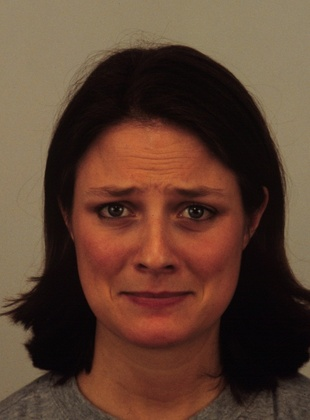
%> input picture Introduction to Facial Micro Expressions Analysis Using Color and Depth Images a Matlab Coding Approach/KDEF_Sad.JPG, 310 x 420 px, shrunk from 562 x 762 before the run
$ octave c.3.4_Butterworth.m   (GNU Octave 9; MATLAB toolbox functions it lacks are replaced by stand-ins)
%> lines starting %> are read from the running program, lines starting %| are printed output that depends on the picture
### Introduction to Facial Micro Expressions Analysis Using Color and Depth Images a Matlab Coding Approach/butterworthbpf.m
function filtered_image = butterworthbpf(I,d0,d1,n)
% Butterworth Bandpass Filter
%   I = The input grey scale image
%   d0 = Lower cut off frequency
%   d1 = Higher cut off frequency
%   n = order of the filter
% The function makes use of the simple principle that a bandpass filter
% can be obtained by multiplying a lowpass filter with a high pass filter
% where the lowpass filter has a higher cut off frequency than the high pass filter.
f = double(I);
[nx ny] = size(f);
f = uint8(f);
fftI = fft2(f,2*nx-1,2*ny-1);
fftI = fftshift(fftI);

subplot(1,4,1)
imshow(f,[]);
title('Original Image')
subplot(1,4,2)
imshow(log(1+abs(fftI)),[]);
title('Image in Fourier Domain')
% Initialize filter.
filter1 = ones(2*nx-1,2*ny-1);
filter2 = ones(2*nx-1,2*ny-1);
filter3 = ones(2*nx-1,2*ny-1);

for i = 1:2*nx-1
    for j =1:2*ny-1
        dist = ((i-(nx+1))^2 + (j-(ny+1))^2)^.5;
        % Create Butterworth filter.
        filter1(i,j)= 1/(1 + (dist/d1)^(2*n));
        filter2(i,j) = 1/(1 + (dist/d0)^(2*n));
        filter3(i,j)= 1.0 - filter2(i,j);
        filter3(i,j) = filter1(i,j).*filter3(i,j);
    end
end
% Update image with passed frequencies.
filtered_image = fftI + filter3.*fftI;

subplot(1,4,3)
imshow(log(1+abs(filter3)),[]);
title('Filter Image')
filtered_image = ifftshift(filtered_image);
filtered_image = ifft2(filtered_image,2*nx-1,2*ny-1);
filtered_image = real(filtered_image(1:nx,1:ny));
filtered_image = uint8(filtered_image);

subplot(1,4,4)
imshow(filtered_image,[])
title('Filtered Image')

### Introduction to Facial Micro Expressions Analysis Using Color and Depth Images a Matlab Coding Approach/c.3.4_Butterworth.m
ima = imread('KDEF_Sad.jpg');
%> ima is the input picture: size 420x310x3 uint8; mean R, G, B 93.5, 64.9, 49.3
ima = rgb2gray(ima);
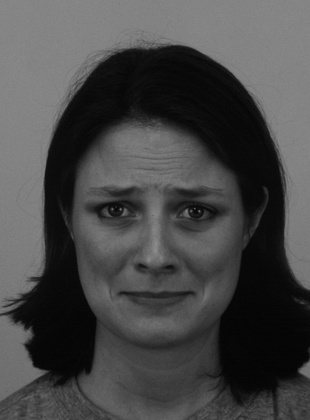
%> ima: size 420x310 uint8; min 3, max 142, mean 71.7
% Low pass
filtered_image = butterworthbpf(ima,2,10,2);
%> in butterworthbpf, `imshow(log(1+abs(fftI)),[]);`:
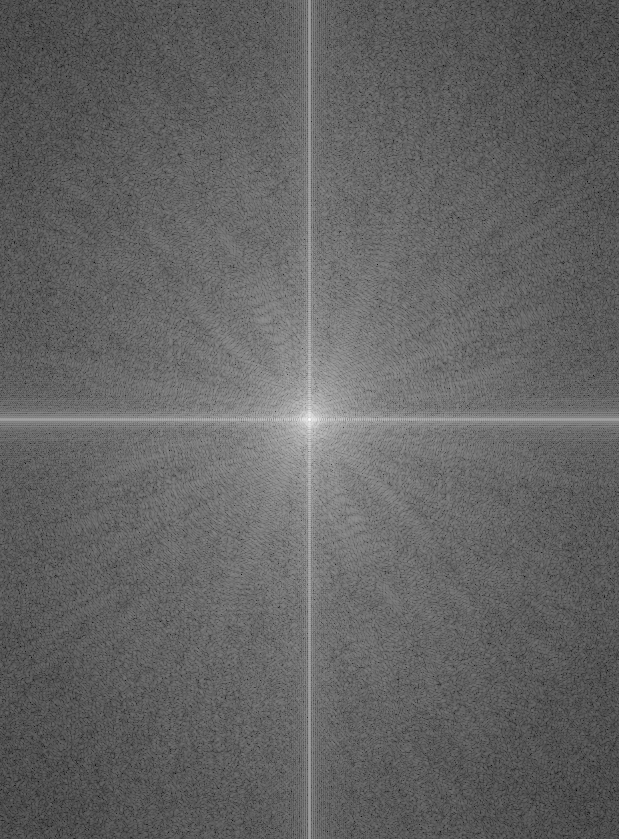
%> displayed picture: size 839x619, on the screen's scale of 0 to 255; min 0, max 255, mean 99.7
%> after the loop in butterworthbpf, `for i = 1:2*nx-1`:
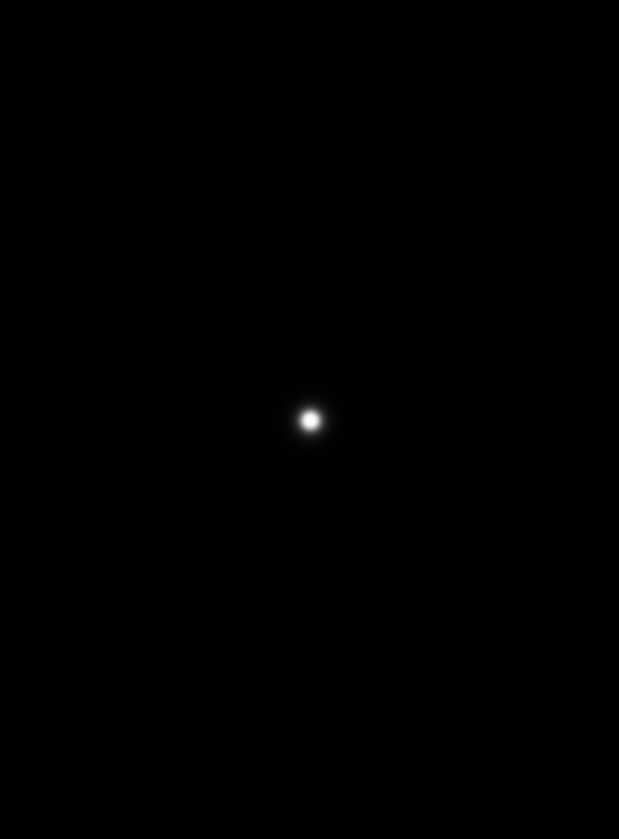
%> filter1: size 839x619 double; min 1.35e-07, max 1, mean 0.00095
title ('Frequency domain low-pass');
figure;
% High pass
filtered_image = butterworthbpf(ima,3,300,5);
%> call 2 of butterworthbpf, with d0 = 3, d1 = 300, n = 5
%> after the loop in butterworthbpf (call 2), `for i = 1:2*nx-1`:
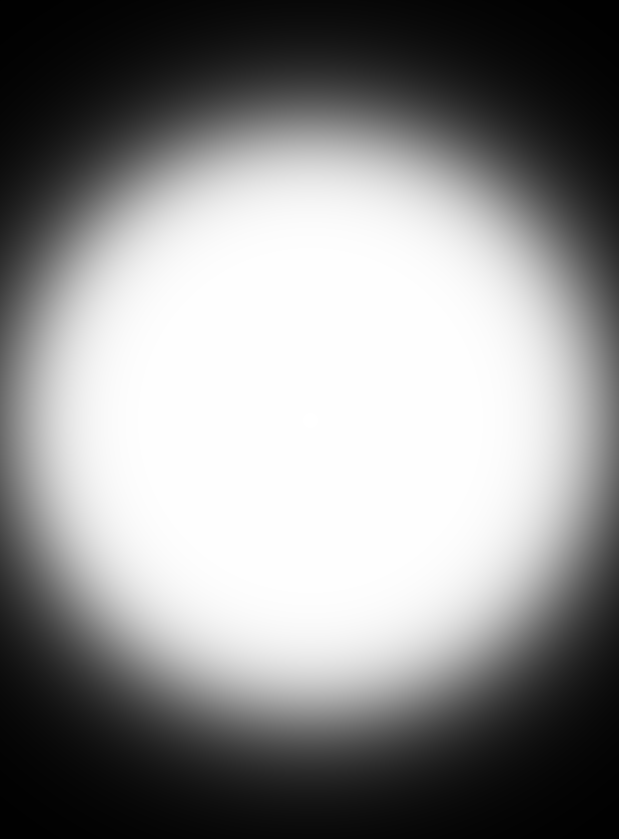
%> filter1: size 839x619 double; min 0.00391, max 1, mean 0.555
%> in butterworthbpf (call 2), `filtered_image = real(filtered_image(1:nx,1:ny));`:
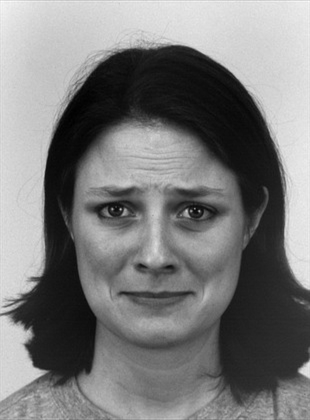
%> filtered_image: size 420x310 double; min -65.09, max 250.4, mean 87.6; drawn with min black and max white
%> in butterworthbpf (call 2), `filtered_image = uint8(filtered_image);`:
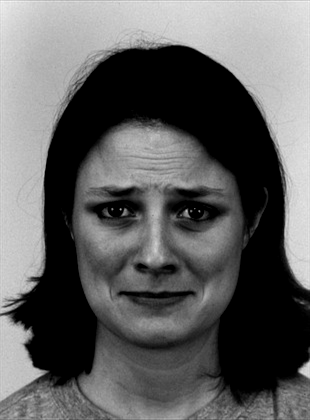
%> filtered_image: size 420x310 uint8; min 0, max 250, mean 96.8
title ('Frequency domain low-pass');
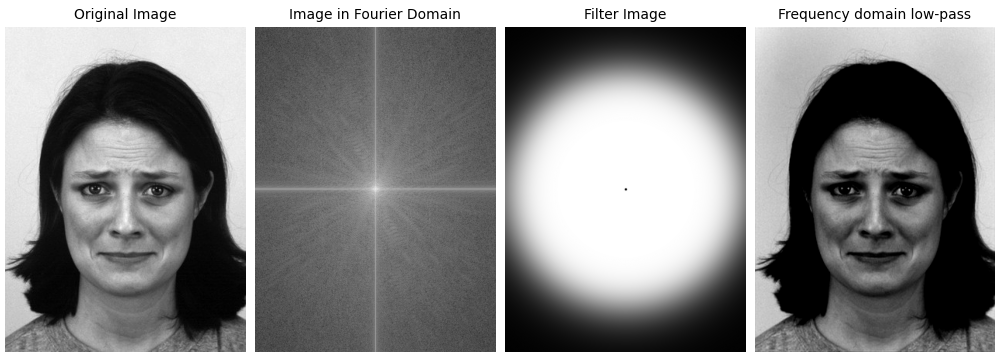
%> figure redrawn from the program's plot data, 4 panels
